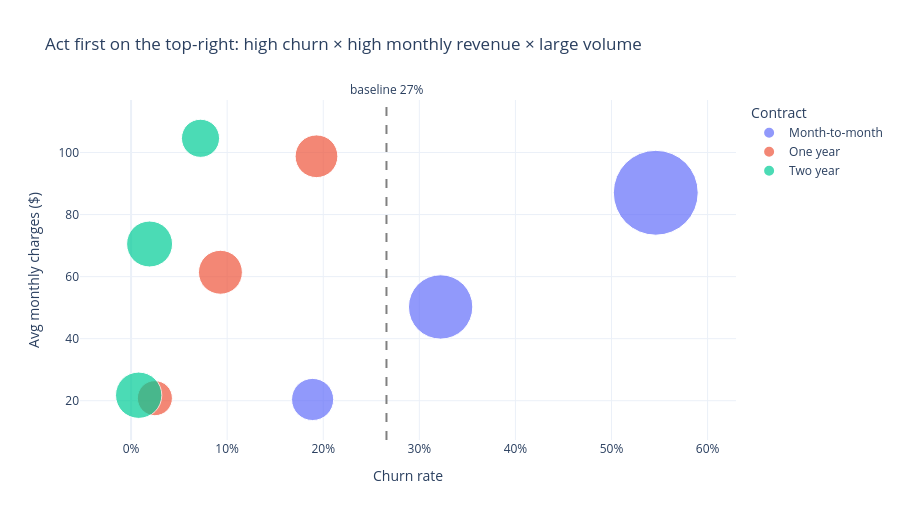

Here is the notebook cell this chart was saved with:
### Markdown cell above
## 6. Where to act first: a prioritization matrix

Knowing *who* churns isn't enough for budgeting — leadership needs to weigh **risk × value × volume**. A bubble chart puts all three on one canvas so the priority segments fall in the top-right.

### Code cell
seg2 = (
    df.groupby(["Contract", "InternetService"], observed=True)
      .agg(subscribers=("Churn", "size"),
           churn_rate=("Churn", "mean"),
           avg_monthly=("MonthlyCharges", "mean"))
      .reset_index()
)
seg2["segment"] = seg2["Contract"] + " · " + seg2["InternetService"]

fig = px.scatter(
    seg2, x="churn_rate", y="avg_monthly", size="subscribers", color="Contract",
    hover_name="segment", size_max=60,
    title="Act first on the top-right: high churn × high monthly revenue × large volume",
)
fig.add_vline(x=BASELINE, line_dash="dash", line_color="gray",
              annotation_text=f"baseline {BASELINE:.0%}", annotation_position="top")
fig.update_layout(xaxis_tickformat=".0%", xaxis_title="Churn rate",
                  yaxis_title="Avg monthly charges ($)", height=520)
fig.show()

### Figure 1 — Plotly figure (JSON) as saved in the notebook; plotly's stock layout.template omitted (floating-point values rounded to 4 significant figures)
{"data": [{"hovertemplate": "<b>%{hovertext}</b><br><br>Contract=Month-to-month<br>churn_rate=%{x}<br>avg_monthly=%{y}<br>subscribers=%{marker.size}<extra></extra>", "hovertext": ["Month-to-month · DSL", "Month-to-month · Fiber optic", "Month-to-month · No"], "legendgroup": "Month-to-month", "marker": {"color": "#636efa", "size": [1223, 2128, 524], "sizemode": "area", "sizeref": 0.5911, "symbol": "circle"}, "mode": "markers", "name": "Month-to-month", "orientation": "v", "showlegend": true, "type": "scatter", "x": [0.3222, 0.5461, 0.1889], "xaxis": "x", "y": [50.22, 87.02, 20.41], "yaxis": "y"}, {"hovertemplate": "<b>%{hovertext}</b><br><br>Contract=One year<br>churn_rate=%{x}<br>avg_monthly=%{y}<br>subscribers=%{marker.size}<extra></extra>", "hovertext": ["One year · DSL", "One year · Fiber optic", "One year · No"], "legendgroup": "One year", "marker": {"color": "#EF553B", "size": [570, 539, 363], "sizemode": "area", "sizeref": 0.5911, "symbol": "circle"}, "mode": "markers", "name": "One year", "orientation": "v", "showlegend": true, "type": "scatter", "x": [0.09298, 0.1929, 0.02479], "xaxis": "x", "y": [61.4, 98.78, 20.82], "yaxis": "y"}, {"hovertemplate": "<b>%{hovertext}</b><br><br>Contract=Two year<br>churn_rate=%{x}<br>avg_monthly=%{y}<br>subscribers=%{marker.size}<extra></extra>", "hovertext": ["Two year · DSL", "Two year · Fiber optic", "Two year · No"], "legendgroup": "Two year", "marker": {"color": "#00cc96", "size": [623, 429, 633], "sizemode": "area", "sizeref": 0.5911, "symbol": "circle"}, "mode": "markers", "name": "Two year", "orientation": "v", "showlegend": true, "type": "scatter", "x": [0.01926, 0.07226, 0.007899], "xaxis": "x", "y": [70.51, 104.6, 21.77], "yaxis": "y"}], "layout": {"annotations": [{"showarrow": false, "text": "baseline 27%", "x": 0.2658, "xanchor": "center", "xref": "x", "y": 1, "yanchor": "bottom", "yref": "y domain"}], "height": 520, "legend": {"itemsizing": "constant", "title": {"text": "Contract"}, "tracegroupgap": 0}, "shapes": [{"line": {"color": "gray", "dash": "dash"}, "type": "line", "x0": 0.2658, "x1": 0.2658, "xref": "x", "y0": 0, "y1": 1, "yref": "y domain"}], "title": {"text": "Act first on the top-right: high churn × high monthly revenue × large volume"}, "xaxis": {"anchor": "y", "domain": [0.0, 1.0], "tickformat": ".0%", "title": {"text": "Churn rate"}}, "yaxis": {"anchor": "x", "domain": [0.0, 1.0], "title": {"text": "Avg monthly charges ($)"}}}}
